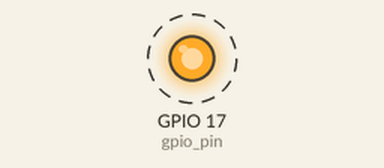
The program below on a simulated Raspberry Pi (BCM pin numbers). Shown: output pins drawn as LEDs (lit = HIGH). Dashed ring = blinking. What the program prints to the terminal is not drawn.

Above: at 0.5 s.
Timing chart, 0 to 4.6 s (numbered marks = the images above):
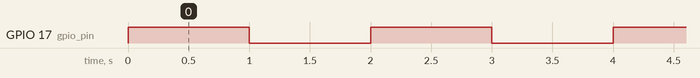

The program:

GPIO.py
```python
import RPi.GPIO as GPIO
import time

# Set the GPIO mode to BCM (Broadcom SOC channel numbering)
GPIO.setmode(GPIO.BCM)

# Set the GPIO pin you want to control (change this to your desired pin number)
gpio_pin = 17

# Set the GPIO pin as an output
GPIO.setup(gpio_pin, GPIO.OUT)

try:
    while True:
        # Turn the GPIO pin on (HIGH)
        GPIO.output(gpio_pin, GPIO.HIGH)
        print("GPIO pin {} is ON".format(gpio_pin))

        # Pause for 1 second
        time.sleep(1)

        # Turn the GPIO pin off (LOW)
        GPIO.output(gpio_pin, GPIO.LOW)
        print("GPIO pin {} is OFF".format(gpio_pin))

        # Pause for 1 second
        time.sleep(1)

except KeyboardInterrupt:
    # Clean up GPIO on keyboard interrupt (Ctrl+C)
    GPIO.cleanup()

# Clean up GPIO on program exit
GPIO.cleanup()
```

Measured:
- by itself, GPIO 17 (gpio_pin): alternates HIGH for 1.0 s and LOW for 1.0 s
